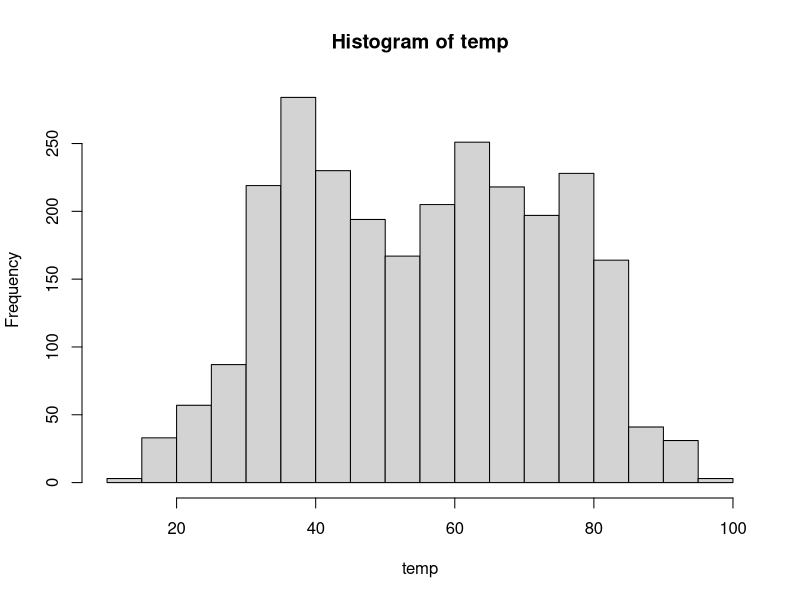
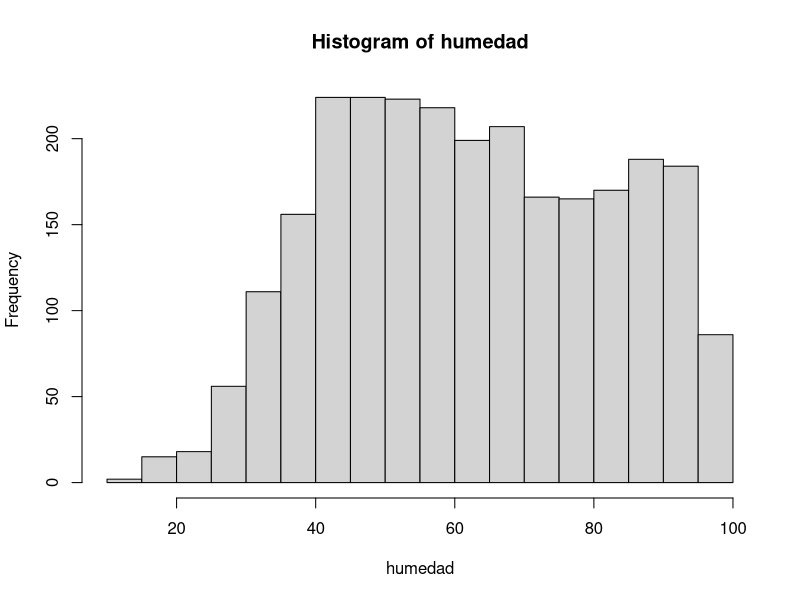
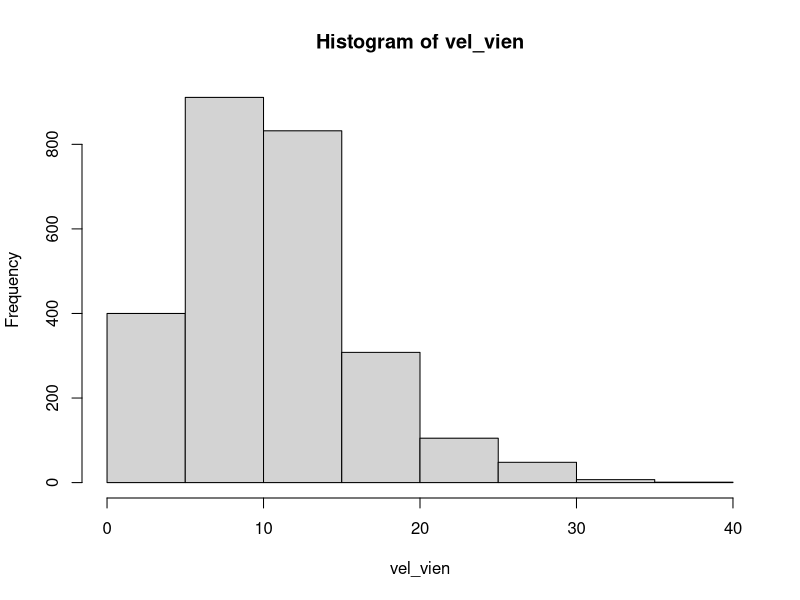
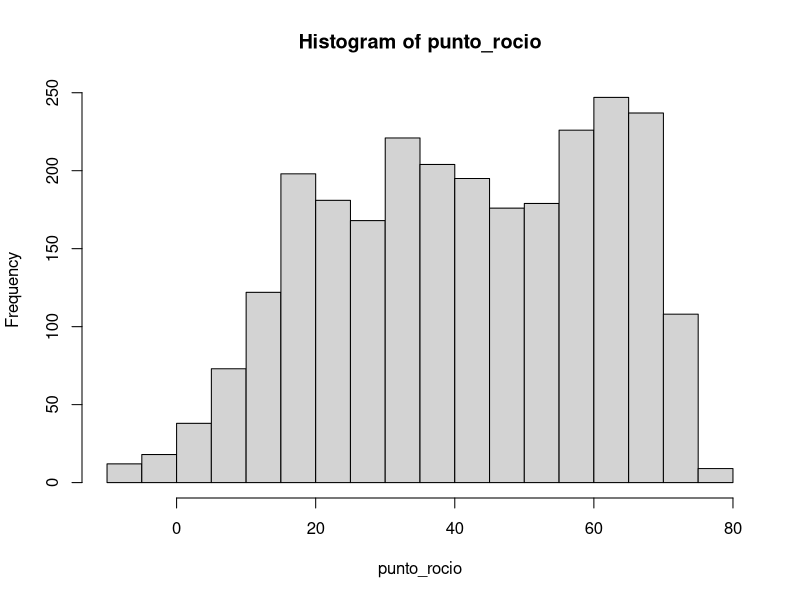

These figures' R source, in order:
# nombre del archivo a mandar por correo:
# nombre_apellido_inferencia_profesor.R
# ejemplo:
# juan_perez_estadistica_mayer.R

# No olvide ejecutar las líneas 6 y 11 antes de empezar el resto del trabajo
library(readxl)


# 1. Use la función read_excel para cargar los datos que se encuentran en el archivo excel datos_ie.xlsx
misdatos <- read_excel("datos_ie.xlsx")





# 2. Para la variable "velocidad_viento", que es una de las columnas de los datos 
# que acaba de cargar, encuentre lo siguiente usando la función quantile:
# 2.1 el cuantil 0.025 (2 pto)
# 2.2 la mediana (2 pto)
# 2.3 el cuantil 0.975 (2 pto)
# Nota la función quantile es la que calcula cuantiles de un vector. Por ejemplo si el vector se llama x y
# queremos calcular el cuantil 37 escribiremos en R quantile(x, 0.37)

vel_vien<- misdatos$velocidad_viento
median(vel_vien)
quantile(vel_vien,0.025)
quantile(vel_vien,0.975)

# 3. Para la variable "temperatura" compute lo siguiente
# 3.1 la media (2 pto)
# 3.2 la desviación estandar    (2 pto)
# 3.3 la cantidad de observaciones (n)   (2 pto)
# 3.4 la desviación estandar, dividida por la raíz de n  (2 pto)

  
temp<- misdatos$temperatura #3
mean(temp)  #3.1
sd(temp)  #3.2
length(temp)
(sd(temp)/(length(temp)^1/2))




# 4. Grafique los histogramas de estas cuatro variables: temperatura, humedad,
# punto_rocio y velocidad_viento. Puede usar cualquier función y paquete de R (4 pts)

humedad<- misdatos$humedad
punto_rocio<- misdatos$punto_rocio
 hist(temp)
 hist(humedad)
 hist(vel_vien)
 hist(punto_rocio)


# 5. Use el comando pnorm, para encontrar la probabilidad de que una variable aleatoria normal
# estándard esté entre -1 y 1.2, es decir, encontrar P(-1 <= z <= 1.2)
# Nota, el comando pnorm asume por defecto que nuestra normal es estándar. (2 pto)

pnorm(1.2)-pnorm(-1)
